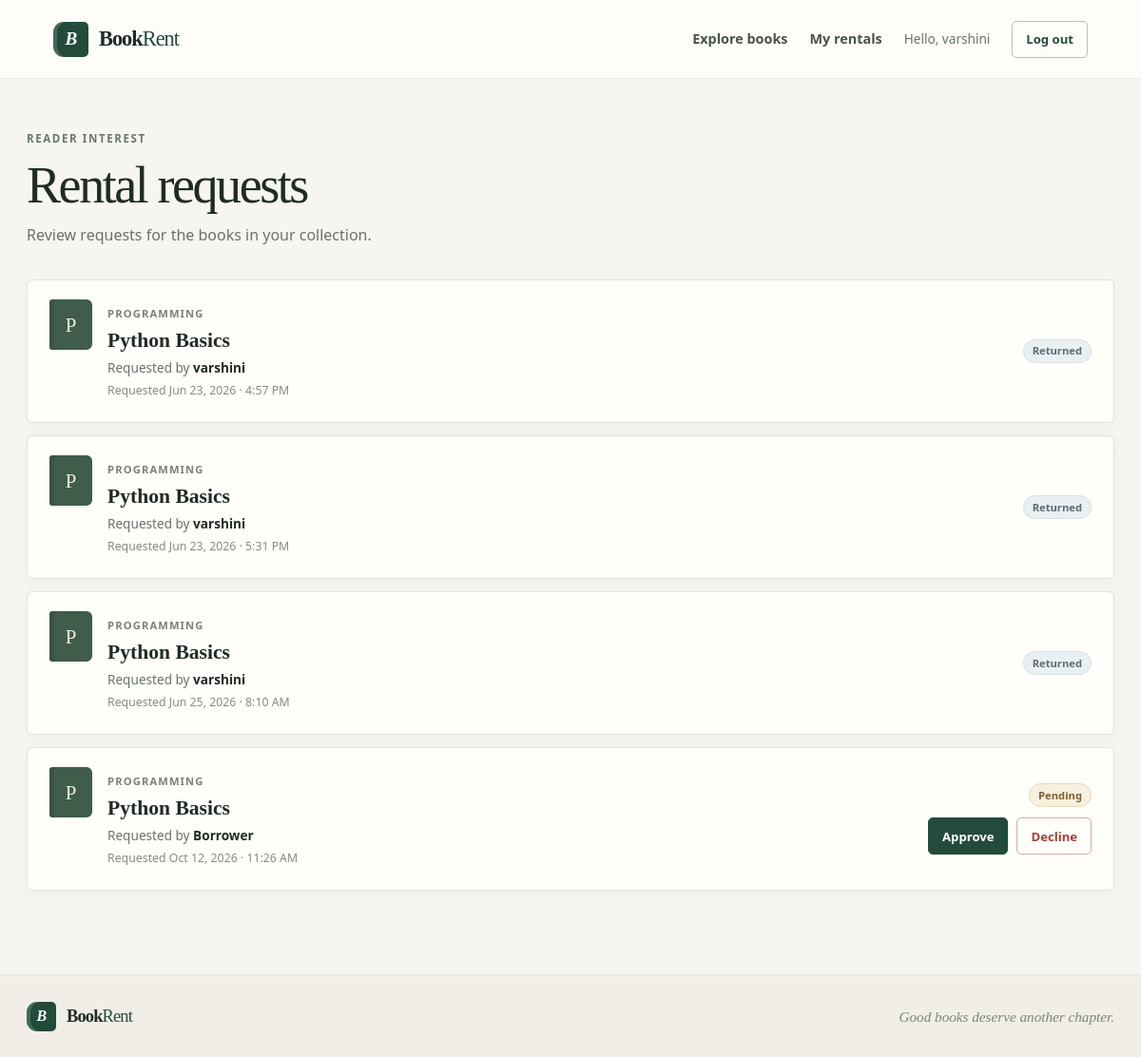
Page /owner-requests/ (signed in) on the committed database.
### users/models.py (models this page shows, shortened)
class User(AbstractUser):
    ROLE_CHOICES = [
        ('ADMIN', 'Admin'),
        ('OWNER', 'Book Owner'),
        ('BORROWER', 'Borrower'),
    ]
    role = models.CharField(
        max_length=20,
        choices=ROLE_CHOICES,
        default='BORROWER'
    )
    phone = models.CharField(
        max_length=15,
        blank=True,
        null=True
    )

### rentals/models.py (models this page shows, shortened)
class RentalRequest(models.Model):
    STATUS_CHOICES = [
        ('PENDING', 'Pending'),
        ('APPROVED', 'Approved'),
        ('REJECTED', 'Rejected'),
        ('RETURNED', 'Returned'),
    ]
    book = models.ForeignKey(
        Book,
        on_delete=models.CASCADE
    )
    borrower = models.ForeignKey(
        settings.AUTH_USER_MODEL,
        on_delete=models.CASCADE
    )
    status = models.CharField(
        max_length=20,
        choices=STATUS_CHOICES,
        default='PENDING'
    )
    request_date = models.DateTimeField(
        auto_now_add=True
    )
    return_date = models.DateField(
        blank=True,
        null=True
    )

### books/models.py (models this page shows, shortened)
class Book(models.Model):
    CATEGORY_CHOICES = [
        ('Academic', 'Academic'),
        ('Fiction', 'Fiction'),
        ('Non-Fiction', 'Non-Fiction'),
        ('Programming', 'Programming'),
        ('Science', 'Science'),
        ('Other', 'Other'),
    ]
    owner = models.ForeignKey(
        settings.AUTH_USER_MODEL,
        on_delete=models.CASCADE,
        related_name='books'
    )
    title = models.CharField(max_length=200)
    author = models.CharField(max_length=100)
    category = models.CharField(
        max_length=50,
        choices=CATEGORY_CHOICES
    )
    description = models.TextField()
    image = models.ImageField(
        upload_to='books/',
        blank=True,
        null=True
    )
    is_available = models.BooleanField(
        default=True
    )
    created_at = models.DateTimeField(
        auto_now_add=True
    )

### rentals/views.py (the view)
@login_required
def owner_requests(request):
    requests = RentalRequest.objects.all()
    return render(
        request,
        'rentals/owner_requests.html',
        {'requests': requests}
    )

### templates/rentals/owner_requests.html (shortened to what this page needs)
{% extends 'base.html' %}
{% block content %}
<section class="page-heading">
    <span class="eyebrow">Reader interest</span>
    <h1>Rental requests</h1>
    <p>Review requests for the books in your collection.</p>
</section>
{% if requests %}
    <section class="request-list" aria-label="Rental requests">
        {% for req in requests %}
            <article class="request-card">
                <div class="request-main">
                    <div class="request-avatar" aria-hidden="true">{{ req.book.title|first|upper }}</div>
                    <div>
                        <span class="category-label">{{ req.book.category }}</span>
                        <h2>{{ req.book.title }}</h2>
                        <p class="request-byline">Requested by <strong>{{ req.borrower.username }}</strong></p>
                        <p class="request-date">Requested <time datetime="{{ req.request_date|date:'c' }}">{{ req.request_date|date:"M j, Y · g:i A" }}</time></p>
                    </div>
                </div>
                <div class="request-actions">
                    <span class="status-badge status-{{ req.status|lower }}">{{ req.get_status_display }}</span>
                    {% if req.status == 'PENDING' %}
                        <div class="button-row">
                            <form method="post" action="{% url 'approve_request' req.id %}">
                                <button class="button button-small button-primary" type="submit">Approve</button>
                            </form>
                            <form method="post" action="{% url 'reject_request' req.id %}">
                                <button class="button button-small button-danger-outline" type="submit">Decline</button>
                            </form>
                        </div>
                    {% endif %}
                </div>
            </article>
        {% endfor %}
    </section>
{% endif %}
{% endblock %}

### templates/base.html (shortened to what this page needs)
{% load static %}
<!doctype html>
<html lang="en">
<head>
    <link href="https://cdn.jsdelivr.net/npm/bootstrap@5.3.3/dist/css/bootstrap.min.css"
          rel="stylesheet">
    <link href="{% static 'css/style.css' %}" rel="stylesheet">
</head>
<body>
<header class="site-header">
    <nav class="site-nav" aria-label="Main navigation">
        <div class="nav-inner">
            <a class="brand" href="{% url 'home' %}" aria-label="BookRent home">
                <span class="brand-mark" aria-hidden="true">B</span>
                <span>Book<span class="brand-light">Rent</span></span>
            </a>
            <div class="nav-links" id="primary-navigation">
                    <a class="nav-link" href="{% url 'all_books' %}">Explore books</a>
                    {% if user.is_authenticated %}
                        {% if user.role == 'OWNER' %}
                            <a class="nav-link" href="{% url 'owner_dashboard' %}">Dashboard</a>
                            <a class="nav-link" href="{% url 'my_books' %}">My collection</a>
                            <a class="nav-link" href="{% url 'owner_requests' %}">Requests</a>
                            <a class="button button-small button-primary nav-action"
                               href="{% url 'add_book' %}">List a book</a>
                        {% elif user.role == 'BORROWER' %}
                            <a class="nav-link" href="{% url 'borrowed_books' %}">My rentals</a>
                        {% elif user.role == 'ADMIN' %}
                            <a class="nav-link" href="{% url 'admin_dashboard' %}">Overview</a>
                            <a class="nav-link" href="{% url 'admin:index' %}">Admin panel</a>
                        {% endif %}
                        <span class="nav-greeting">Hello, {{ user.username }}</span>
                        <form class="nav-logout" action="{% url 'logout' %}" method="post">
                            <button class="button button-small button-outline" type="submit">Log out</button>
                        </form>
                    {% else %}
                        <a class="nav-link" href="{% url 'register_owner' %}">List your books</a>
                        <a class="button button-small button-outline nav-login" href="{% url 'login' %}">Log in</a>
                        <a class="button button-small button-primary" href="{% url 'register_borrower' %}">Join BookRent</a>
                    {% endif %}
            </div>
        </div>
    </nav>
</header>
<main id="main-content" class="page-shell">
    {% block content %}{% endblock %}
</main>
<footer class="site-footer">
    <div class="footer-inner">
        <a class="brand brand-footer" href="{% url 'home' %}">
            <span class="brand-mark" aria-hidden="true">B</span>
            <span>Book<span class="brand-light">Rent</span></span>
        </a>
        <p>Good books deserve another chapter.</p>
    </div>
</footer>
</body>
</html>

### rows in the picture
User: username "varshini"
RentalRequest: book|first "P", book.category "PROGRAMMING", book "Python Basics", borrower.username "varshini", request_date "Jun 23, 2026 · 4:57 PM", status "Returned"
RentalRequest: book|first "P", book.category "PROGRAMMING", book "Python Basics", borrower.username "varshini", request_date "Jun 23, 2026 · 5:31 PM", status "Returned"
RentalRequest: book|first "P", book.category "PROGRAMMING", book "Python Basics", borrower.username "varshini", request_date "Jun 25, 2026 · 8:10 AM", status "Returned"
RentalRequest: book|first "P", book.category "PROGRAMMING", book "Python Basics", borrower.username "Borrower", request_date "Oct 12, 2026 · 11:26 AM", status "Pending", shows "Approve"
